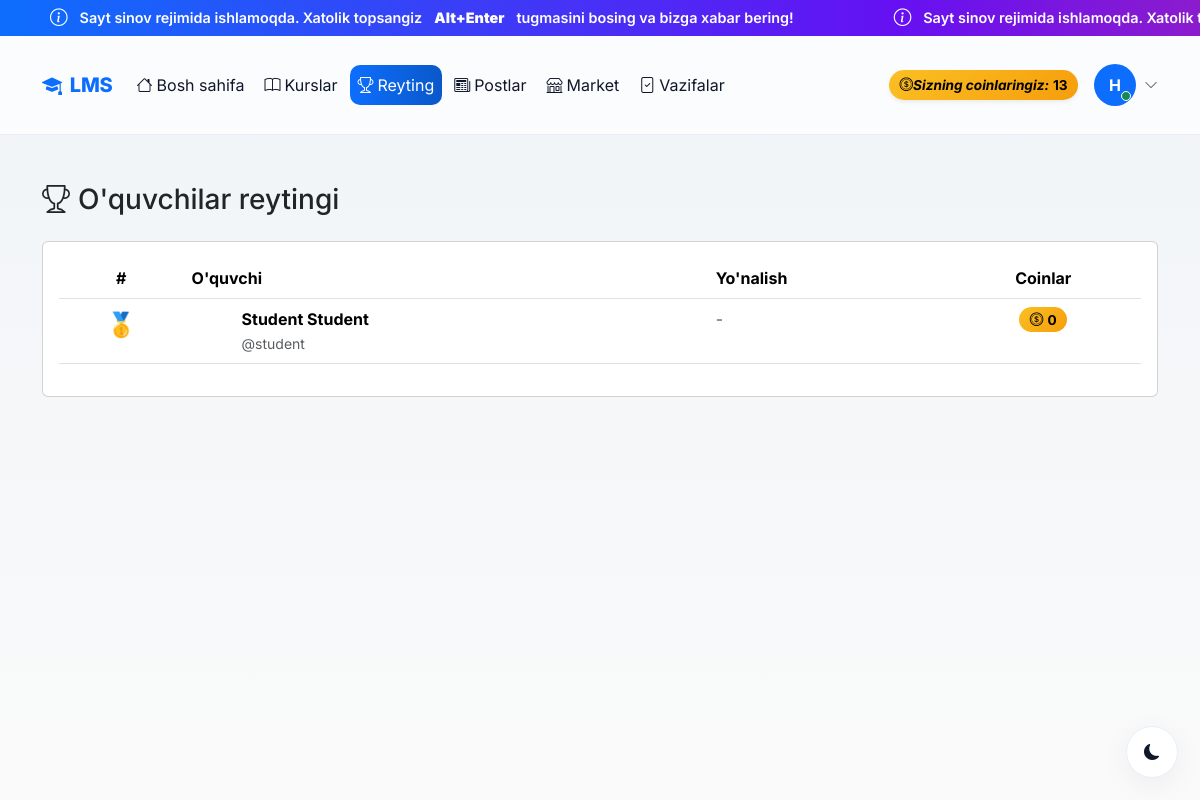
The page /leaderboard/ (signed in) on the database as committed earlier.
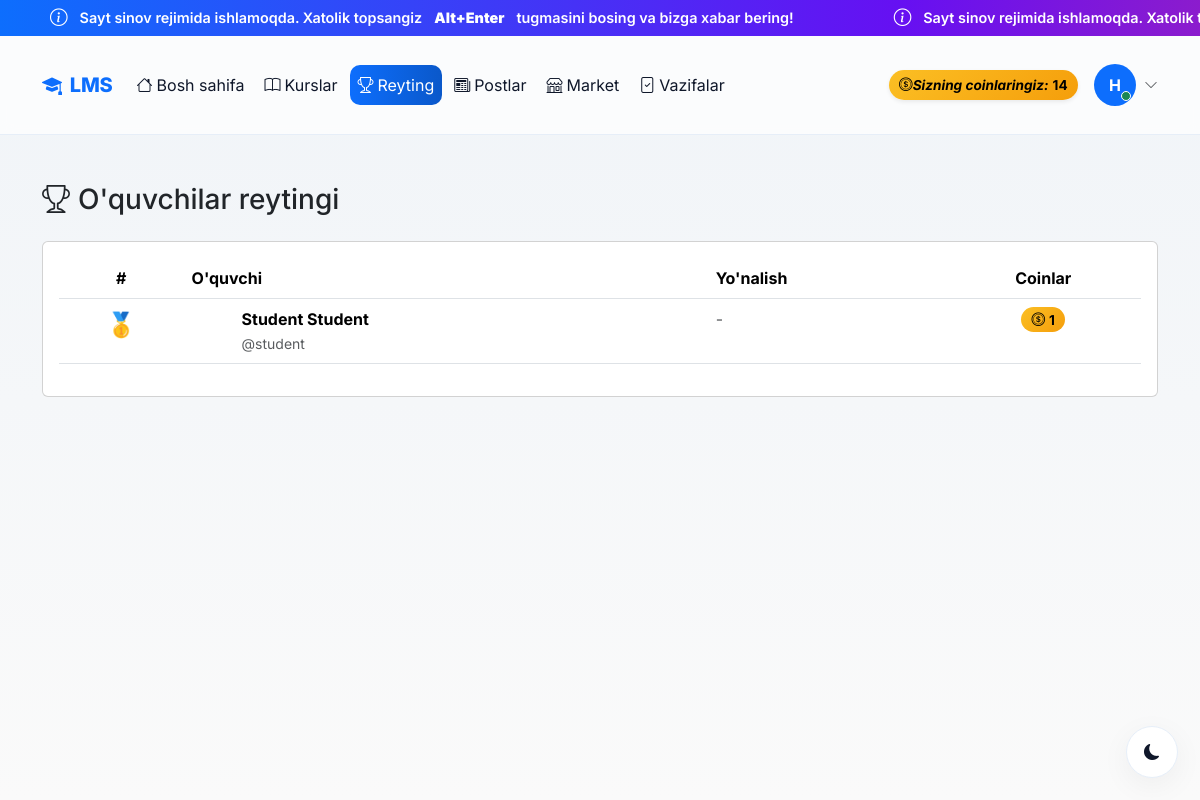
The same page on the database as committed later.
### accounts/models.py (models this page shows, shortened)
class CustomUser(AbstractUser):
    ROLE_CHOICES = (
        ('admin', 'Admin'),
        ('teacher', "O'qituvchi"),
        ('student', "O'quvchi"),
    )
    first_name = models.CharField(max_length=100, verbose_name="Ism")
    last_name = models.CharField(max_length=100, verbose_name="Familiya")
    phone = models.CharField(max_length=20, unique=True, verbose_name="Telefon raqam")
    role = models.CharField(
        max_length=20,
        choices=ROLE_CHOICES,
        default='student',
        verbose_name="Rol"
    )
    photo = models.ImageField(
        upload_to='profiles/',
        blank=True,
        null=True,
        verbose_name="Profil rasmi"
    )
    profession = models.ForeignKey(
        'Profession',
        on_delete=models.SET_NULL,
        null=True,
        blank=True,
        related_name='students',
        verbose_name="Yo'nalish"
    )
    is_blocked = models.BooleanField(default=False, verbose_name="Bloklangan")
    last_activity = models.DateTimeField(null=True, blank=True, verbose_name="Oxirgi faollik")
    bio = models.TextField(blank=True, null=True, verbose_name="O'zi haqida")
    coins = models.IntegerField(default=0, verbose_name="Coinlar")
    total_online_time = models.IntegerField(default=0, verbose_name="Jami online vaqt (daqiqa)")
    address = models.CharField(max_length=300, blank=True, null=True, verbose_name="Yashash manzili")
    birth_date = models.DateField(null=True, blank=True, verbose_name="Tug'ilgan kuni")
    id_card = models.FileField(
        upload_to='documents/id_cards/',
        blank=True,
        null=True,
        verbose_name="ID karta / Pasport"
    )
    birth_certificate = models.FileField(
        upload_to='documents/birth_certificates/',
        blank=True,
        null=True,
        verbose_name="Tug'ilganlik haqida guvohnoma"
    )
    @property
    def is_admin(self):
        return self.role == 'admin'
    @property
    def is_teacher(self):
        return self.role == 'teacher'
    @property
    def full_name(self):
        return f"{self.first_name} {self.last_name}".strip()
    def get_initials(self):
        first = self.first_name[0] if self.first_name else ''
        last = self.last_name[0] if self.last_name else ''
        return f"{first}{last}".upper()
    class Meta:
        verbose_name = "Foydalanuvchi"
        verbose_name_plural = "Foydalanuvchilar"

### accounts/views.py (the view)
# urls.py: path('leaderboard/', views.leaderboard, name='leaderboard'),
@login_required
def leaderboard(request):
    students = CustomUser.objects.filter(role='student').order_by('-coins')[:50]
    return render(request, 'accounts/leaderboard.html', {'students': students})

### accounts/management/commands/check_birthdays.py (called while the page is built, shortened)
    def handle(self, *args, **kwargs):
        today = timezone.now().date()
        users = CustomUser.objects.filter(birth_date__day=today.day, birth_date__month=today.month)
        if not users.exists():
            self.stdout.write(self.style.SUCCESS('No birthdays today.'))
            return

### accounts/templates/accounts/leaderboard.html (shortened to what this page needs)
{% extends 'accounts/base.html' %}
{% block content %}
<div class="container mt-5">
    <h3 style="color: var(--primary-blue);" class="mb-4">
        <i class="bi bi-trophy me-2"></i>O'quvchilar reytingi
    </h3>
    <div class="card">
        <div class="card-body">
            {% if students %}
            <div class="table-responsive">
                <table class="table" style="color: var(--text-color);">
                    <thead>
                        <tr>
                            <th class="text-center">#</th>
                            <th>O'quvchi</th>
                            <th>Yo'nalish</th>
                            <th class="text-center">Coinlar</th>
                        </tr>
                    </thead>
                    <tbody>
                        {% for student in students %}
                        <tr {% if student == request.user %}style="background: rgba(13, 110, 253, 0.1);"{% endif %}>
                            <td class="text-center">
                                {% if forloop.counter == 1 %}
                                <span style="font-size: 1.5rem;">🥇</span>
                                {% elif forloop.counter == 2 %}
                                <span style="font-size: 1.5rem;">🥈</span>
                                {% elif forloop.counter == 3 %}
                                <span style="font-size: 1.5rem;">🥉</span>
                                {% else %}
                                <span class="badge bg-secondary">{{ forloop.counter }}</span>
                                {% endif %}
                            </td>
                            <td>
                                <div class="d-flex align-items-center">
                                    {% if student.photo %}
                                    <img src="{{ student.photo.url }}" style="width: 40px; height: 40px; border-radius: 50%; object-fit: cover; margin-right: 10px;">
                                    {% else %}
                                    <div style="width: 40px; height: 40px; border-radius: 50%; background: linear-gradient(135deg, var(--primary-blue), var(--dark-blue)); display: flex; align-items: center; justify-content: center; margin-right: 10px; color: white; font-weight: 600;">
                                    </div>
                                    {% endif %}
                                    <div>
                                        <strong>{{ student.full_name }}</strong>
                                        <br><small class="text-muted">@{{ student.username }}</small>
                                    </div>
                                </div>
                            </td>
                            <td>
                                {% if student.profession %}{{ student.profession.name }}{% else %}<span class="text-muted">-</span>{% endif %}
                            </td>
                            <td class="text-center">
                                <span class="coin-badge">
                                    <i class="bi bi-coin me-1"></i>{{ student.coins }}
                                </span>
                            </td>
                        </tr>
                        {% endfor %}
                    </tbody>
                </table>
            </div>
            {% else %}
            <div class="text-center py-5">
                <i class="bi bi-trophy text-muted" style="font-size: 4rem;"></i>
                <h4 class="mt-3" style="color: var(--text-color);">Hozircha o'quvchilar yo'q</h4>
            </div>
            {% endif %}
        </div>
    </div>
</div>
{% endblock %}

### accounts/templates/accounts/base.html (shortened to what the changed rows need)
<!DOCTYPE html>
<html lang="uz" data-bs-theme="light">
<head>
    {% load static %}
    <link rel="stylesheet" href="{% static 'effects/weather_effect.css' %}">
    <link rel="stylesheet" href="{% static 'css/base.css' %}">
    <link href="https://cdn.jsdelivr.net/npm/bootstrap@5.3.2/dist/css/bootstrap.min.css" rel="stylesheet">
    <link href="https://cdn.jsdelivr.net/npm/bootstrap-icons@1.11.1/font/bootstrap-icons.css" rel="stylesheet">
</head>
<body>
    {% if user.is_authenticated %}
    <nav class="navbar navbar-expand-lg sticky-top">
        <div class="container main-container">
            <a class="navbar-brand d-flex align-items-center gap-2" href="{% url 'home' %}">
                <i class="bi bi-mortarboard-fill"></i>
                <span>LMS</span>
            </a>
            <div class="collapse navbar-collapse" id="navbarNav">
                <ul class="navbar-nav me-auto mb-2 mb-lg-0 align-items-lg-center gap-lg-1">
                    <li class="nav-item">
                        <a class="nav-link {% if request.resolver_match.url_name == 'home' %}active{% endif %}"
                            href="{% url 'home' %}">
                            <i class="bi bi-house me-1"></i>Bosh sahifa
                        </a>
                    </li>
                    <li class="nav-item">
                        <a class="nav-link {% if request.resolver_match.url_name and 'profession' in request.resolver_match.url_name %}active{% endif %}"
                            href="{% url 'professions' %}">
                            <i class="bi bi-book me-1"></i>Kurslar
                        </a>
                    </li>
                    <li class="nav-item">
                        <a class="nav-link {% if request.resolver_match.url_name == 'leaderboard' %}active{% endif %}"
                            href="{% url 'leaderboard' %}">
                            <i class="bi bi-trophy me-1"></i>Reyting
                        </a>
                    </li>
                    <li class="nav-item">
                        <a class="nav-link {% if request.resolver_match.app_names and 'blog' in request.resolver_match.app_names %}active{% endif %}"
                            href="{% url 'blog:post_list' %}">
                            <i class="bi bi-newspaper me-1"></i>Postlar
                        </a>
                    </li>
                    <li class="nav-item">
                        <a class="nav-link {% if 'market' in request.resolver_match.url_name %}active{% endif %}"
                            href="{% url 'coin:market_list' %}">
                            <i class="bi bi-shop me-1"></i>Market
                        </a>
                    </li>
                    {% if user.is_teacher or user.is_admin %}
                    <li class="nav-item">
                        <a class="nav-link {% if request.resolver_match.url_name == 'homework_submissions' %}active{% endif %}"
                            href="{% url 'homework_submissions' %}">
                            <i class="bi bi-file-check me-1"></i>Vazifalar
                        </a>
                    </li>
                    {% endif %}
                </ul>
                <div class="d-flex align-items-center gap-3">
                    <div class="coin-badge d-flex align-items-center gap-1 shadow-sm" title="Sizning coinlaringiz">
                        <i class="bi bi-coin">Sizning coinlaringiz: </i>
                        {{ user.coins|default:0 }}
                    </div>
                    <div class="dropdown">
                        <a class="d-flex align-items-center gap-2 text-decoration-none" data-bs-toggle="dropdown"
                            aria-expanded="false" role="button">
                            <div class="position-relative">
                                {% if user.profile.image and user.profile.image.url %}
                                <img src="{{ user.profile.image.url }}" class="rounded-circle shadow-sm"
                                    style="width:42px;height:42px;object-fit:cover"
                                    alt="{{ user.get_full_name|default:user.username }}">
                                {% elif user.avatar_url %}
                                <img src="{{ user.avatar_url }}" class="rounded-circle shadow-sm"
                                    style="width:42px;height:42px;object-fit:cover"
                                    alt="{{ user.get_full_name|default:user.username }}">
                                {% else %}
                                <div class="rounded-circle bg-primary text-white d-flex align-items-center justify-content-center fw-bold"
                                    style="width:42px;height:42px;">
                                    {{ user.get_full_name|default:user.username|slice:":1"|upper }}
                                </div>
                                {% endif %}
                                <span
                                    class="position-absolute bottom-0 end-0 translate-middle p-1 bg-success border border-white rounded-circle"></span>
                            </div>
                            <i class="bi bi-chevron-down small text-muted"></i>
                        </a>
                    </div>
                </div>
            </div>
        </div>
    </nav>
    {% endif %}
    <main class="main-container">
        {% block content %}{% endblock %}
    </main>
</body>
</html>

Rows that differ between the two databases and show on the page:
changed CustomUser (number 1 of 2 on the later page): coins "13" → "14"
changed CustomUser "Student Student": coins "0" → "1"
